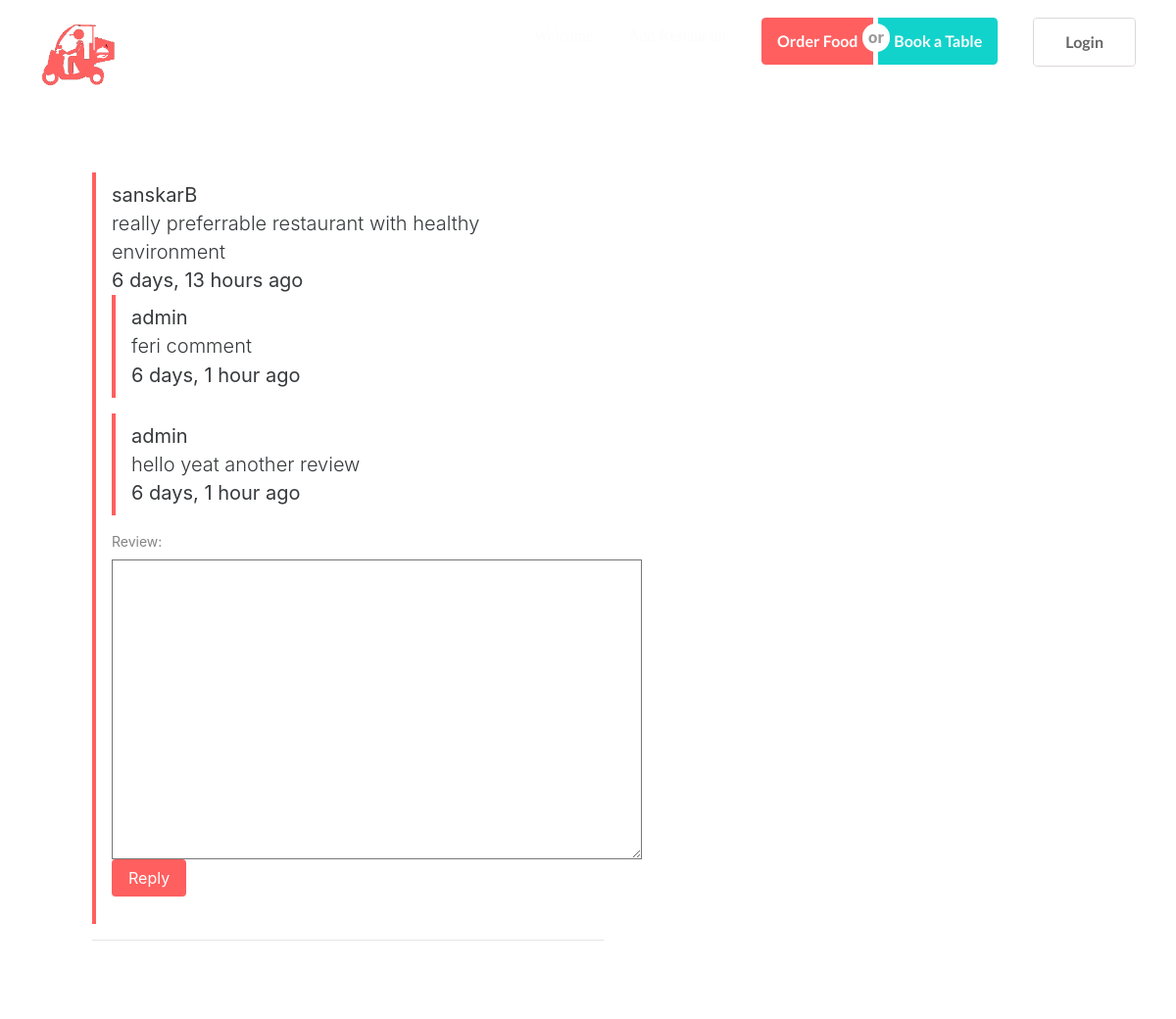
Page /review/1/ on the committed database.
### review/models.py (models this page shows, shortened)
class Review(models.Model):
	reviewer = models.ForeignKey(User, null=True) #user
	content_type = models.ForeignKey(ContentType, on_delete=models.CASCADE)  # these 3 items are gonna takes place of restaurant foriegn key
	object_id = models.PositiveIntegerField()
	content_object = GenericForeignKey('content_type', 'object_id')
	parent = models.ForeignKey("self", null=True, blank=True, related_name="parent_review")
	review = models.TextField() #content
	created = models.DateTimeField(auto_now_add=True)
	updated = models.DateTimeField(auto_now=True)
	objects = ReviewManager() # this gives to replace Review.objects in above code
	class Meta:
		ordering = ('-created',)
	def children(self): # replies
		return Review.objects.filter(parent=self)

### review/views.py (the view, shortened to what this page needs)
# urls.py: url(r'^(?P<review_id>\d+)/$', views.review_thread, name='thread'),
def review_thread(request, review_id):
	review_object = get_object_or_404(Review, id=review_id)
	initial_data = {
		'content_type':review_object.content_type, # no need to give () because its a parenthesis
		'object_id':review_object.object_id
	}
	form = ReviewForm(request.POST or None, initial=initial_data)
	context = {
		"review":review_object,
		"review_form":form
	}
	return render(request, 'review/review_thread.html', context)

### review/forms.py
class ReviewForm(forms.Form):
	content_type = forms.CharField(widget=forms.HiddenInput)
	object_id = forms.IntegerField(widget=forms.HiddenInput)
	review = forms.CharField(widget=forms.Textarea)

### review/models.py (called while the page is built)
	def all(self):
		qs = super(ReviewManager, self).filter(parent=None)
		return qs

### review/templates/review/review_thread.html (shortened to what this page needs)
{% extends 'restaurant/base.html' %}
{% load staticfiles %}
{% block header %}
	<div class="container-fluid">
		<nav class="navbar navbar-dark bg-inverse">
		  <div class="collapse navbar-toggleable-xs" id="exCollapsingNavbar2">
		    <a class="navbar-brand" href="#"><img src="{% static 'img/foodieLogo.png'%}" alt="" class="img-fluid"></a>
		    <ul class="nav navbar-nav pull-xs-right">
		      <li class="nav-item active">
		        <a class="nav-link" href="#">Welcome <span class="sr-only">(current)</span></a>
		      </li>
		      <li class="nav-item">
		        <a class="nav-link" href="#">Add Restaurant</a>
		      </li>
		      <li class="nav-item">
		        <div class="ui buttons">
				  <a class="nav-link ui button tomato pair">Order Food</a>
				  <div class="or"></div>
				  <a class="nav-link ui positive button pair book">Book a Table</a>
			</div>
		      </li>
		      {% if user.is_authenticated %}
			      <li class="nav-item">
					  	<a class="nav-link user-icon" href="{% url 'userprofiles:profile' user.username|slugify %}"><i class="fa fa-user"></i></a>
				</li>
			{% else %}
				<li class="nav-item">
				      <div class="ui buttons">
					  	<a class="ui button tomato loginbtn" href="{% url 'account_login' %}">Login</a>
					</div>
				</li>
			{% endif %}
		    </ul>
		  </div>
		</nav>
	</div>
{% endblock header %}
{% block content %}
	{% with review as object %}
	<div class="col-sm-12 col-md-12">
		<div class="ui threaded comments" style="padding:4em;">
			<blockquote class="blockquote">
			  	<span> {{review.reviewer }} <p class="lead"> {{ review.review }} </p></span>
			  	<footer> {{review.created|timesince}} ago </footer>
				{% for child_review in review.children %}
				<blockquote class="blockquote">
				  	<span> {{child_review.reviewer }} <p class="lead"> {{ child_review.review }} </p></span>
				  	<footer> {{child_review.created|timesince}} ago </footer>
			  	</blockquote>
				{% endfor %}
			  	<form action="." method="POST">
					{{ review_form }}
					<input type="submit" class="btn tomato" value="Reply" />
				</form>
			  </blockquote><hr/>
		 </div>
	</div>
	{% endwith %}
{% endblock %}

### restaurants/static/css/main.css (style rules this page uses)
.navbar { background: transparent !important; margin-top: 0px !important; }
.navbar a { color:#fcfcfc !important; margin:10px; font-family: Ubuntu; }
.pair { padding:1em 1em !important; }
.book { background: #11d3cb !important; }
.loginbtn { padding:1em 2em !important; }
a.loginbtn { background: #fff !important; color: rgba(0,0,0,0.6) !important; border-color:#ddd8d8 !important; border-style: solid !important; border-width: 1px !important; }
.ui.buttons { margin:10px; }
.tomato { color:#fff !important; background:#ff5f5f !important; }
.ui label { font-size: 14px !important; color:rgba(115, 112, 112, 0.87) !important; }
.blockquote { padding: .5rem 1rem; margin-bottom: 1rem; font-size: 1.25rem; border-left: .25rem solid #ff5f5f; }

### rows in the picture
Review: reviewer "sanskarB", review "really preferrable restaurant with healthy environment", created "6 days, 13 hours"
Review: reviewer "admin", review "feri comment", created "6 days, 1 hour"
Review: reviewer "admin", review "hello yeat another review", created "6 days, 1 hour"
